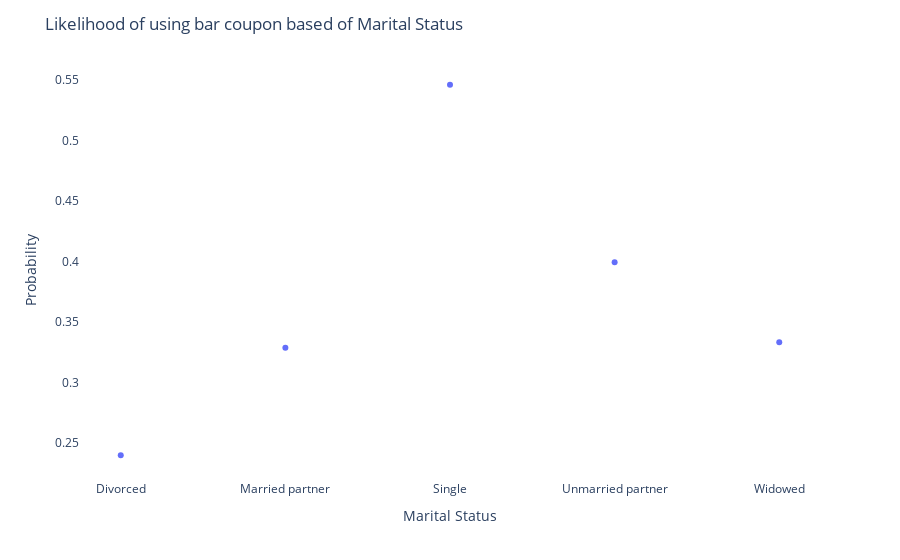

The notebook cell this image was saved under:
### Code cell
fig=px.scatter(data1.groupby('maritalStatus')['Y'].mean(),y='Y')
fig.update_layout(
    plot_bgcolor='white',
    paper_bgcolor='white',
    title="Likelihood of using bar coupon based of Marital Status",
    xaxis_title='Marital Status',
    yaxis_title='Probability'
)
fig.show()
fig.write_html('visuals/m5_8_prob_marital_status.html')

### Figure 1 — Plotly figure (JSON) as saved in the notebook; plotly's stock layout.template omitted (floating-point values rounded to 4 significant figures)
{"data": [{"hovertemplate": "maritalStatus=%{x}<br>Y=%{y}<extra></extra>", "legendgroup": "", "marker": {"color": "#636efa", "symbol": "circle"}, "mode": "markers", "name": "", "orientation": "v", "showlegend": false, "type": "scatter", "x": ["Divorced", "Married partner", "Single", "Unmarried partner", "Widowed"], "xaxis": "x", "y": [0.24, 0.3288, 0.5461, 0.3995, 0.3333], "yaxis": "y"}], "layout": {"legend": {"tracegroupgap": 0}, "margin": {"t": 60}, "paper_bgcolor": "white", "plot_bgcolor": "white", "title": {"text": "Likelihood of using bar coupon based of Marital Status"}, "xaxis": {"anchor": "y", "domain": [0, 1], "title": {"text": "Marital Status"}}, "yaxis": {"anchor": "x", "domain": [0, 1], "title": {"text": "Probability"}}}}
